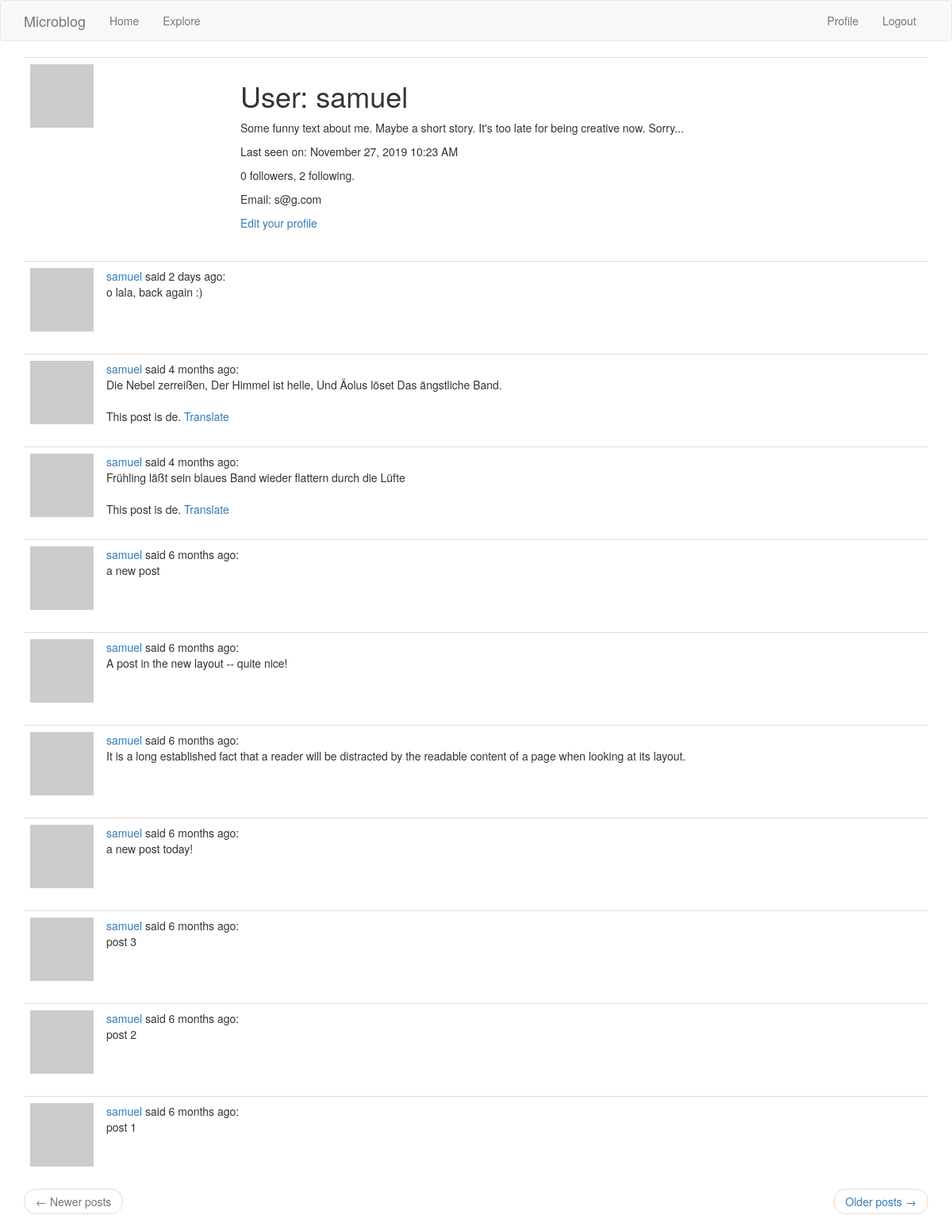
The app's page /user/samuel (signed in) with its own data.
### app/models.py (models this page shows, shortened)
class User(UserMixin, db.Model):
    id = db.Column(db.Integer, primary_key=True)
    username = db.Column(db.String(64), index=True, unique=True)
    email = db.Column(db.String(120), index=True, unique=True)
    password_hash = db.Column(db.String(128))
    posts = db.relationship('Post', backref='author', lazy='dynamic')
    about_me = db.Column(db.String(140))
    last_seen = db.Column(db.DateTime, default=datetime.utcnow)
    followed = db.relationship(
        'User', secondary=followers,
        primaryjoin=(followers.c.follower_id == id),
        secondaryjoin=(followers.c.followed_id == id),
        backref=db.backref('followers', lazy='dynamic'), lazy='dynamic')
    def avatar(self, size):
        digest = md5(self.email.lower().encode('utf-8')).hexdigest()
        return 'https://www.gravatar.com/avatar/{}?d=identicon&s={}'.format(digest, size)

class Post(db.Model):
    id = db.Column(db.Integer, primary_key=True)
    body = db.Column(db.String(140))
    timestamp = db.Column(db.DateTime, index=True, default=datetime.utcnow)
    user_id = db.Column(db.Integer, db.ForeignKey('user.id'))
    language = db.Column(db.String(5))

### app/main/routes.py (the view)
@bp.route('/user/<username>')
@login_required
def user(username):
    user = User.query.filter_by(username=username).first_or_404()
    page = request.args.get('page', 1, type=int)
    posts = user.posts.order_by(Post.timestamp.desc()).paginate(page, current_app.config['POSTS_PER_PAGE'], False)
    next_url = url_for('main.user', username=user.username, page=posts.next_num) if posts.has_next else None
    prev_url = url_for('main.user', username=user.username, page=posts.prev_num) if posts.has_prev else None
    return render_template('user.html', user=user, posts=posts.items, next_url=next_url, prev_url=prev_url, email=user.email)

### app/main/routes.py (called while the page is built)
@bp.before_request
def before_request():
    if current_user.is_authenticated:
        current_user.last_seen = datetime.utcnow()
        db.session.commit()

### app/models.py (called while the page is built)
@login.user_loader
def load_user(id):
    return User.query.get(int(id))

### app/templates/user.html
{% extends "base.html" %}
{% block app_content %}
  <table class="table table-hover">
    <tr>
      <td width="265px"><img src="{{ user.avatar(265) }}" alt=""></td>
      <td>
        <h1>User: {{ user.username }}</h1>
        {% if user.about_me %}<p>{{ user.about_me }}</p>{% endif %}
        {% if user.last_seen %}
        <p>Last seen on: {{ moment(user.last_seen).format('LLL') }}</p>
        {% endif %}
        <p>{{ user.followers.count() }} followers, {{ user.followed.count() }} following.</p>
        {% if user == current_user %}
        {% if user.email %}<p>Email: {{ user.email }}</p>{% endif %}
        <p><a href="{{ url_for('main.edit_profile') }}">Edit your profile</a></p>
        {% elif not current_user.is_following(user) %}
        <p><a href="{{ url_for('main.follow', username=user.username) }}">Follow</a></p>
        {% else %}
        <p><a href="{{ url_for('main.unfollow', username=user.username) }}">Unfollow</a></p>
        {% endif %}
      </td>
    </tr>
  </table>
  {% for post in posts %}
    {% include '_post.html' %}
  {% endfor %}
  {% include '_pager.html' %}
{% endblock %}

### app/templates/_post.html
<table class="table table-hover">
  <tr>
    <td width="70px">
      <a href="{{ url_for('main.user', username=post.author.username) }}">
        <img src="{{ post.author.avatar(70) }}" alt="">
      </a>
    </td>
    <td>
      <a href="{{ url_for('main.user', username=post.author.username) }}">
        {{ post.author.username }}
      </a>
      said {{ moment(post.timestamp).fromNow() }}: <br>
      <span id="post{{ post.id }}">{{ post.body }}</span>
      {% if post.language and post.language != g.locale %}
      <br><br>
      <span id="translation{{ post.id }}">
        This post is {{ post.language }}.
        <a href="javascript:translate(
          '#post{{ post.id }}',
          '#translation{{ post.id }}',
          '{{ post.language }}',
          'en');">Translate</a>
      </span>
      {% endif %}
    </td>
  </tr>
</table>

### records on screen
User: username "samuel", about_me "Some funny text about me. Maybe a short story. It's too late for being creative now. Sorry...", last_seen "November 27, 2019 10:23 AM", email "s@g.com"
Post: author.username "samuel", timestamp "2 days ago", body "o lala, back again :)"
Post: author.username "samuel", timestamp "4 months ago", body "Die Nebel zerreißen, Der Himmel ist helle, Und Äolus löset Das ängstliche Band.", language "de"
Post: author.username "samuel", timestamp "4 months ago", body "Frühling läßt sein blaues Band wieder flattern durch die Lüfte", language "de"
Post: author.username "samuel", timestamp "6 months ago", body "a new post"
Post: author.username "samuel", timestamp "6 months ago", body "A post in the new layout -- quite nice!"
Post: author.username "samuel", timestamp "6 months ago", body "It is a long established fact that a reader will be distracted by the readable content of a page when looking at its layout."
Post: author.username "samuel", timestamp "6 months ago", body "a new post today!"
Post: author.username "samuel", timestamp "6 months ago", body "post 3"
Post: author.username "samuel", timestamp "6 months ago", body "post 2"
Post: author.username "samuel", timestamp "6 months ago", body "post 1"

### other values on screen
{{ user.followers.count() }} "0"
{{ user.followed.count() }} "2"
